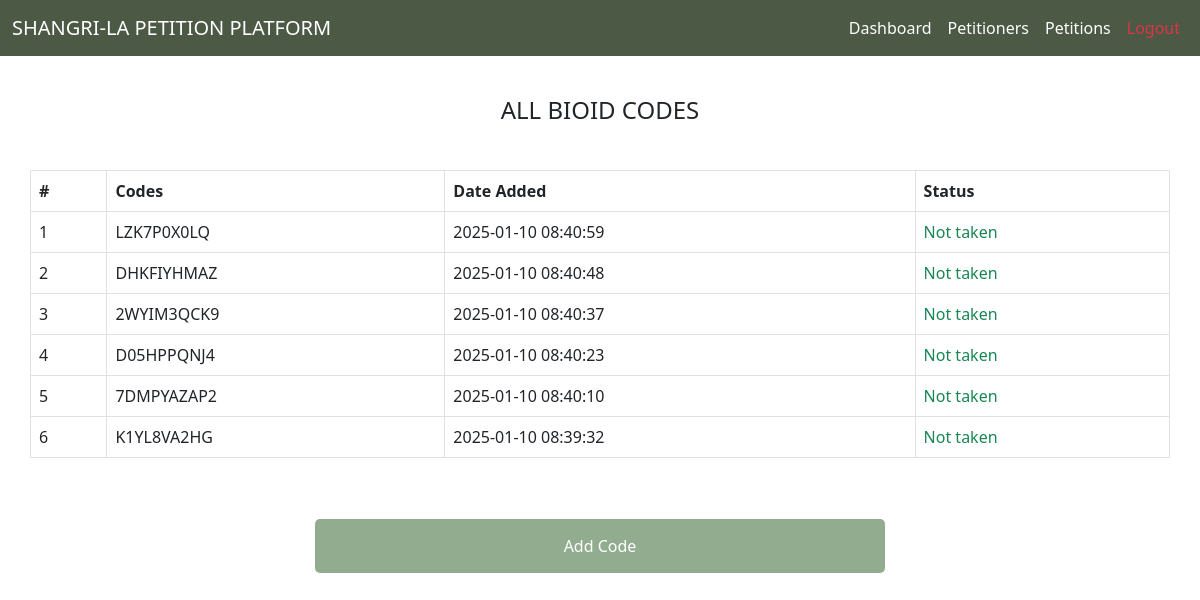
The app's page /petitions_committee_officer/all_BioID.php (signed in) with its own data.
### tables this page shows
CREATE TABLE `bioID` (
  `id` int(11) NOT NULL,
  `unique_code` varchar(200) NOT NULL,
  `status` int(11) NOT NULL DEFAULT 0,
  `date_created` datetime DEFAULT current_timestamp()
);

### petitions_committee_officer/all_BioID.php (the view, shortened to what this page needs)
<?php
include_once "functions/functions.php";
$database_connection = database_connect();
?>
<?= header_template('PETITIONS COMMITTEE OFFICER | ALL BIOID CODES'); ?>
<?= admin_navbar_template(); ?>
<div id="page_title">
    <div class="container">
        <div class="row">
            <h4>All BioID Codes</h4>
        </div>
    </div>
</div>
<div id="data_table">
    <div class="container">
        <div class="row">
            <table class="table table-bordered">
                 <?php
                    $sql = $database_connection->prepare("SELECT * FROM bioID ORDER BY date_created DESC");
                    $sql->execute();
                    $database_all_codes = $sql->fetchAll(PDO::FETCH_ASSOC);
                    $count = 1;
                 ?>
                <thead>
                    <th>#</th>
                    <th>Codes</th>
                    <th>Date Added</th>
                    <th>Status</th>
                </thead>
                <?php foreach($database_all_codes as $all_codes): ?>
                <tbody>
                    <td><?= $count++; ?></td>
                    <td><?= $all_codes['unique_code'];?></td>
                    <td><?= $all_codes['date_created']; ?></td>
                    <td><?php
                        if($all_codes['status'] == 0){
                            echo "<span class='text-success'>Not taken</span>";
                        } else {
                            echo "<span class='text-danger'>Already Taken</span>";
                        }
                    ?></td>
                </tbody>
                <?php endforeach; ?>
            </table>
        </div>
    </div>
</div>
<div id="add_link">
    <div class="container">
        <div class="row">
            <a href="index.php?page=petitions_committee_officer/add_BioID" class="w-50 mx-auto">Add Code</a>
        </div>
    </div>
</div>

### functions/functions.php (shortened to what this page needs)
<?php
function header_template($title)
{
    $element = "
        <!DOCTYPE html>
        <html lang=\"en\">
        <head>
        <title>$title</title>
        <meta charset=\"utf-8\">
        <meta name=\"viewport\" content=\"width=device-width, initial-scale=1.0\">
        <meta name=\"description\" content=\"This is a platform for citizens of Shangri-La to participate in shaping parliamentary discussions\">
        <meta name=\"keywords\" content=\"PHP, MySQL, JavaScript\">
        <meta http-equiv=\"X-UA-Compatible\" content=\"IE=edge\">
        <link rel=\"stylesheet\" type=\"text/css\" href=\"css/bootstrap.min.css\">
        <link rel=\"stylesheet\" type=\"text/css\" href=\"css/styles.css\">
        <script src=\"https://cdn.jsdelivr.net/npm/chart.js\"></script>
        </head>
    ";
    echo $element;
}
function admin_navbar_template()
{
    $element = "
        <nav class=\"navbar navbar-expand-lg\">
            <div class=\"container-fluid\">
                <a href=\"index.php?page=petitions_committee_officer/dashboard\" class=\"navbar-brand\">SHANGRI-LA PETITION PLATFORM</a>
                <button class=\"navbar-toggler\" type=\"button\" data-bs-toggle=\"collapse\" data-bs-target=\"#navbarSupportedContent\" aria-controls=\"navbarSupportedContent\" aria-expanded=\"false\" aria-label=\"Toggle navigation\">
                    <span class=\"navbar-toggler-icon\"></span>
                </button>
             <div class=\"collapse navbar-collapse justify-content-end\" id=\"navbarSupportedContent\">
                <ul class=\"navbar-nav\">
                    <li class=\"nav-item\">
                        <a class=\"nav-link active\" aria-current=\"page\" href=\"index.php?page=petitions_committee_officer/dashboard\">Dashboard</a>
                    </li>
                   <li class=\"nav-item\">
                        <a class=\"nav-link\" aria-current=\"page\" href=\"index.php?page=petitions_committee_officer/all_petitioners\">Petitioners</a>
                    </li>
                    <li class=\"nav-item\">
                        <a class=\"nav-link\" aria-current=\"page\" href=\"index.php?page=petitions_committee_officer/all_petitions\">Petitions</a>
                    </li>
                    <li class=\"nav-item\">
                        <a class=\"nav-link text-danger\" aria-current=\"page\" href=\"index.php?page=petitions_committee_officer/logout\">Logout</a>
                    </li>
                </ul>
            </div>
        </div>
    </nav>
    ";
    echo $element;
}

### css/styles.css (style rules this page uses)
:root { --main-color: #fff; --primary-color: #000; --secondary-color: #4B5945; --secondary-color-1: #66785F; --secondary-color-2: #91AC8F; --secondary-color-3: #B2C9AD; }
.navbar { background-color: var(--secondary-color); }
.navbar-brand { text-align: center; color: var(--main-color); }
.navbar ul li a { color: var(--main-color); }
#page_title h4 { text-align: center; text-transform: uppercase; margin-bottom: 45px; margin-top: 40px; }
#add_link { margin-top: 45px; margin-bottom: 45px; }
#add_link a { text-decoration: none; padding: 15px 75px; background-color: var(--secondary-color-2); color: var(--main-color); text-align: center; border-radius: 5px; }

### records on screen
bioid: unique_code "LZK7P0X0LQ", date_created "2025-01-10 08:40:59", status "Not taken"
bioid: unique_code "DHKFIYHMAZ", date_created "2025-01-10 08:40:48", status "Not taken"
bioid: unique_code "2WYIM3QCK9", date_created "2025-01-10 08:40:37", status "Not taken"
bioid: unique_code "D05HPPQNJ4", date_created "2025-01-10 08:40:23", status "Not taken"
bioid: unique_code "7DMPYAZAP2", date_created "2025-01-10 08:40:10", status "Not taken"
bioid: unique_code "K1YL8VA2HG", date_created "2025-01-10 08:39:32", status "Not taken"
